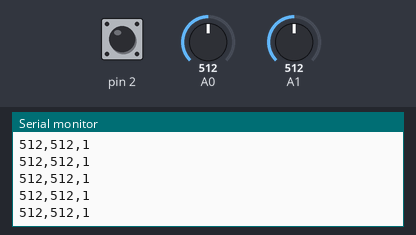
The sketch below on a simulated Arduino Uno, built with avr-gcc and run on an emulated ATmega328P. Shown: the last lines printed to the serial monitor. The inputs (shaded band) are chosen by the test bench; at power-on: A1 = 512, A0 = 512, pin 2 HIGH.

Above: at 4.2 s.
4.3 s: A1 set to 991
At 5.3 s:
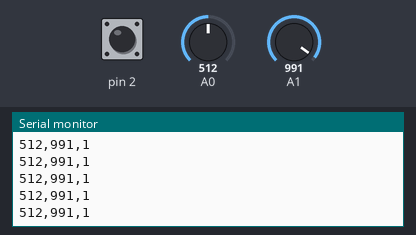
7.3 s: A1 set to 1014
At 8.3 s:
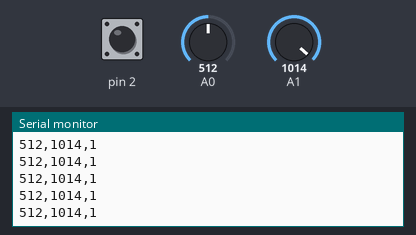
11.9 s: A0 set to 106
At 12.9 s:
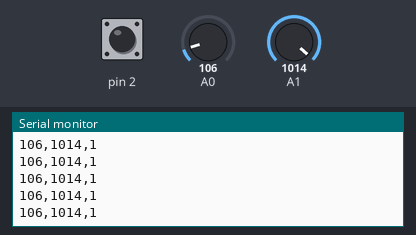
14.9 s: A0 set to 92
At 16.0 s:
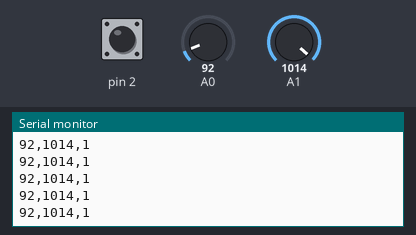
Timing chart, 0 to 17.4 s (numbered marks = the images above; inputs shaded):
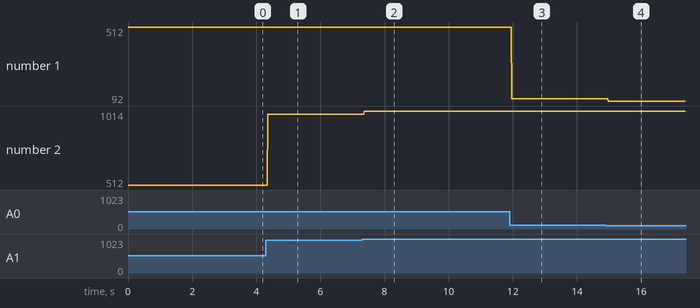

Measured:
- after the input at 4.3 s, the serial monitor: prints a new line after 0.06 s (image 1)
- after the input at 7.3 s, the serial monitor: prints a new line after 0.07 s (image 2)
- after the input at 11.9 s, the serial monitor: prints a new line after 0.06 s (image 3)
- after the input at 14.9 s, the serial monitor: prints a new line after 0.07 s (image 4)
- plotted number 1: 512 → 106 after the input at 11.9 s, 106 → 92 after the input at 14.9 s
- plotted number 2: 512 → 991 after the input at 4.3 s, 991 → 1014 after the input at 7.3 s

The sketch:

sketch_nov8a.ino
```cpp
void setup() {
  Serial.begin(9600);
  pinMode(2,INPUT_PULLUP);
}
void loop() {
  // Read joystick values (replace A0 and A1 with your actual pins)
  int joystickX = analogRead(A0);
  int joystickY = analogRead(A1);
  int sw = digitalRead(2);
  // Send data as comma-separated values
  Serial.print(joystickX);
  Serial.print(",");
  Serial.print(joystickY);
  Serial.print(",");
  Serial.println(sw);

  delay(10);
}
```
